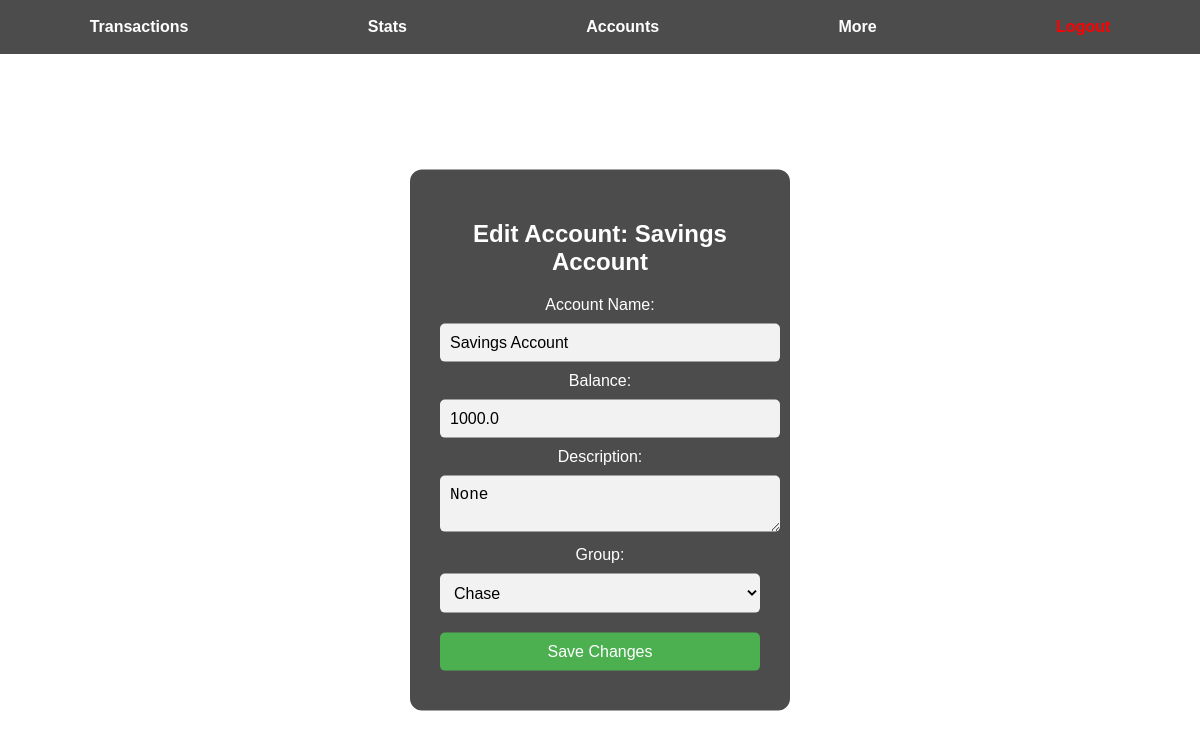
The page /edit_account/2 (signed in) on the database its author committed.
### models/models.py (models this page shows)
class Account(db.Model):
    __tablename__ = 'account'
    id = db.Column(db.Integer, primary_key=True)
    name = db.Column(db.String(100), nullable=False)
    type = db.Column(db.String(50))  # 'checking', 'savings', etc.
    balance = db.Column(db.Float, default=0)
    description = db.Column(db.String(255))
    group_id = db.Column(db.Integer, db.ForeignKey('account_group.id'))
    user_id = db.Column(db.String(36), db.ForeignKey('user.id'))
    transactions = db.relationship('Transaction', foreign_keys='Transaction.account_id', back_populates='account', lazy=True)
    transactions_from = db.relationship('Transaction', foreign_keys='Transaction.from_account_id', back_populates='from_account', lazy=True)
    transactions_to = db.relationship('Transaction', foreign_keys='Transaction.to_account_id', back_populates='to_account', lazy=True)

class AccountGroup(db.Model):
    __tablename__ = 'account_group'
    id = db.Column(db.Integer, primary_key=True)
    name = db.Column(db.String(100))
    user_id = db.Column(db.String(36), db.ForeignKey('user.id'), nullable=False)
    accounts = db.relationship('Account', backref='group', lazy=True)

### routes/dashboard_routes.py (the view)
@dashboard_bp.route('/edit_account/<int:account_id>', methods=['GET', 'POST'])
def edit_account(account_id):
    user_id = session.get('user_id')
    if not user_id:
        return redirect(url_for('login'))
    account = Account.query.get_or_404(account_id)
    if not account.group or account.group.user_id != user_id:
        return "Unauthorized", 403
    if request.method == 'POST':
        account.name = request.form['account_name']
        account.balance = float(request.form['balance'])
        account.description = request.form['description']
        db.session.commit()
        return redirect(url_for('dashboard.accounts'))
    user = User.query.get(user_id)
    return render_template("edit_account.html", account=account, user=user)

### app.py (called while the page is built)
@app.before_request
def load_logged_in_user():
    user_id = session.get('user_id')
    g.user = User.query.get(user_id) if user_id else None

### templates/edit_account.html (shortened to what this page needs)
<!DOCTYPE html>
<html lang="en">
<head>
</head>
<body>
<div class="navbar">
  <a href="{{ url_for('dashboard', user_id=session.get('user_id')) }}">Transactions</a>
  <a href="{{ url_for('stats') }}">Stats</a>
  <a href="{{ url_for('dash.accounts') }}">Accounts</a>
  <a href="{{ url_for('more') }}">More</a>
  <a href="{{ url_for('logout') }}" class="logout">Logout</a>
</div>
<div class="form-container">
  <h2>Edit Account: {{ account.name }}</h2>
  <form method="POST">
    <label>Account Name:</label>
    <input type="text" name="account_name" value="{{ account.name }}" required>
    <label>Balance:</label>
    <input type="number" step="0.01" name="balance" value="{{ account.balance }}" required>
    <label>Description:</label>
    <textarea name="description">{{ account.description }}</textarea>
    <label>Group:</label>
    <select name="group" id="group-select" required>
      {% for group in user.account_groups %}
        <option value="{{ group.id }}" {% if account.group_id == group.id %}selected{% endif %}>{{ group.name }}</option>
      {% endfor %}
    </select>
    <button type="submit">Save Changes</button>
  </form>
</div>
</body>
</html>

### templates/edit_account.html (style rules this page uses)
html, body { margin: 0; padding: 0; height: 100%; font-family: Arial, sans-serif; color: white; overflow: hidden; }
.navbar { display: flex; justify-content: space-around; background-color: rgba(0, 0, 0, 0.7); padding: 10px 0; }
.navbar a { color: white; text-decoration: none; font-weight: bold; padding: 8px 16px; }
.navbar a.logout { color: red; }
.form-container { position: absolute; top: 55%; left: 50%; transform: translate(-50%, -50%); background: rgba(0, 0, 0, 0.7); padding: 30px; border-radius: 12px; box-shadow: 0 0 20px rgba(255, 255, 255, 0.3); width: 320px; text-align: center; }
input, select, textarea, button { width: 100%; padding: 10px; margin: 10px 0; border-radius: 5px; border: none; font-size: 16px; }
input, select, textarea { background-color: #f2f2f2; }
button { background-color: #4CAF50; color: white; cursor: pointer; }

### rows shown on the page
Account: name "Savings Account", account_name "Savings Account", balance "1000.0", description "None", group "Chase"
